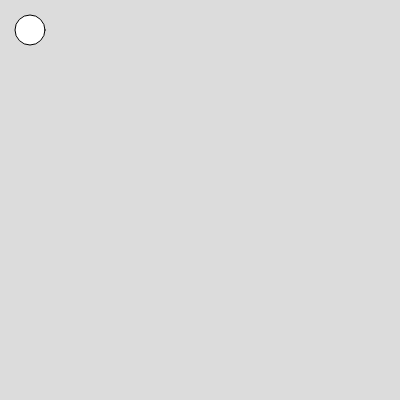
Frame 1 (no input)
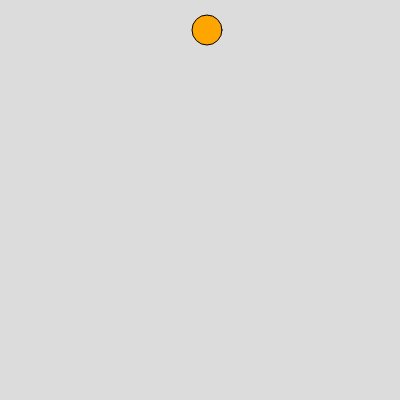
Frame 60 (no input)
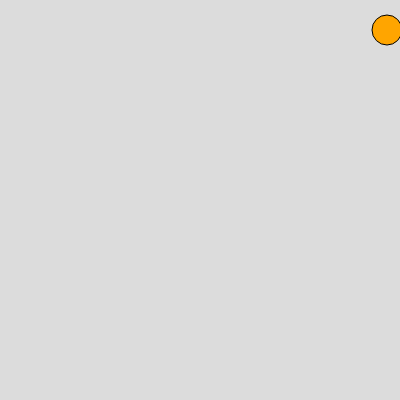
Frame 120 (the mouse pressed at the canvas centre since frame 60)

The p5.js sketch that drew these frames (run headless with seeded random() and noise() and a simulated clock; from frame 60 on, the mouse is pressed at the canvas centre):

// p5.js sketch
// ── sketch.js
function setup() {
  createCanvas(400, 400);
}

function draw() {
  background(220);
  circle(ball.x,ball.y,ball.r)
  fill(ball.color[0]);
  ball.x = ball.x + ball.vellocity_x

}

var ball = {
x : 30,
y : 30,
vellocity_x : 3,
vellocity_y : 0,
r : 30,
color : ["orange","red","yellow","green"]
}
